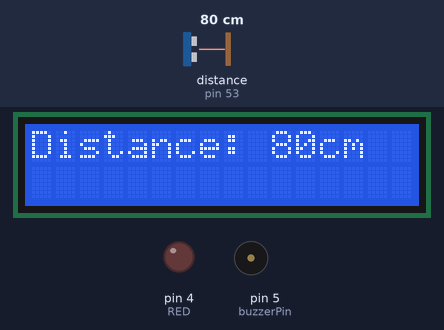
Bench run of a sketch on a simulated Arduino Mega 2560, built with avr-gcc and run on an emulated ATmega2560. On the bench: 16×2 character LCD, output pins drawn as LEDs (lit = HIGH), buzzer (waves = sounding). Dashed ring = blinking. The inputs (shaded band) are chosen by the test bench; at power-on: distance to the obstacle (sensor on pin 53) 80 cm. The echo pulse lasts 58.3 µs per cm.

Above: at 2.2 s.
2.3 s: distance to the obstacle (sensor on pin 53) set to 56 cm
At 3.8 s:
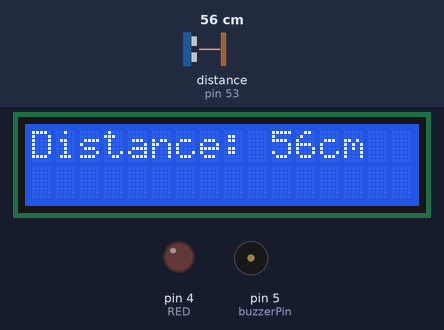
4.1 s: distance to the obstacle (sensor on pin 53) set to 46 cm
At 4.93 s:
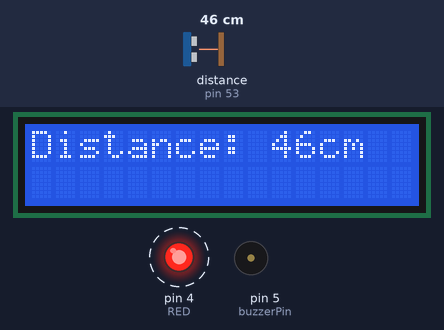
7.2 s: distance to the obstacle (sensor on pin 53) set to 2 cm
At 8.7 s:
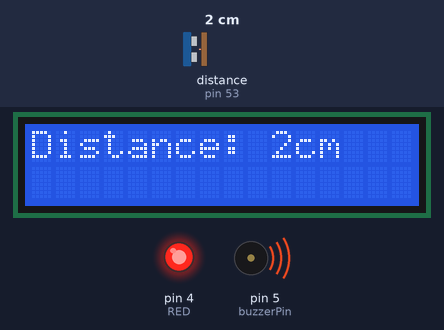
9.3 s: distance to the obstacle (sensor on pin 53) set to 18 cm
At 9.7 s:
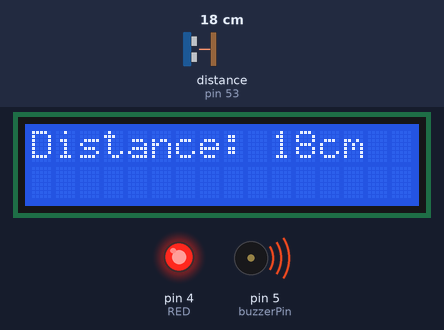
Timing chart, 0 to 12.3 s (numbered marks = the images above; inputs shaded):
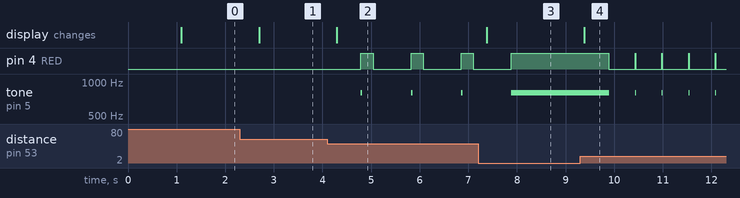

The sketch:

ReversingSensor.ino
```cpp
// Include header files
#include "SR04.h"
#include <LiquidCrystal.h>


// Define Pinsg
#define TRIG_PIN 53
#define ECHO_PIN 51
#define BLUE 3
#define GREEN 2
#define RED 4

SR04 sr04 = SR04(ECHO_PIN, TRIG_PIN);
LiquidCrystal lcd(7, 8, 9, 10, 11, 12);

String aString;
long a;
int redValue;
const int buzzerPin = 5;

// array containing the distances
// int distance[] = {50, 40, 30, 20, 10, 5};
// int numDistances = sizeof(distance) / sizeof(distance[0]);


void setup() {
  // LCD
  lcd.clear();
  lcd.begin(16, 2);
  delay(1000);

  // LED
  pinMode(RED, OUTPUT);

  // Buzzer
  pinMode (buzzerPin, OUTPUT) ;


}


void loop() {

  // Distance
  a = sr04.Distance();
  aString = String(a);
  int length = aString.length();

  // LCD
  lcd.setCursor(0, 0);
  lcd.print("Distance: ");
  lcd.setCursor(10, 0);
  lcd.print(a);
  lcd.setCursor(length + 10, 0);
  lcd.print("cm");
  lcd.print("    ");
  delay(500);


  if (a <= 50 && a > 40) {

    tone(buzzerPin, 800,30); //send tone

    digitalWrite(RED, HIGH);

    digitalWrite(RED, HIGH);
    delay(250);
    digitalWrite(RED, LOW);
    delay(250);
    noTone(buzzerPin);
  }
  if (a <= 40 && a > 30) {
    tone(buzzerPin, 800,30); //send tone

    digitalWrite(RED, HIGH);

    digitalWrite(RED, HIGH);
    delay(150);
    digitalWrite(RED, LOW);
    delay(150);
    noTone(buzzerPin);

  }
  if (a <= 30 && a > 20) {
    tone(buzzerPin, 800,30); //send tone

    digitalWrite(RED, HIGH);

    digitalWrite(RED, HIGH);
    delay(50);
    digitalWrite(RED, LOW);
    delay(50);
    noTone(buzzerPin);
  }
  if (a <= 20 && a > 15) {
    tone(buzzerPin, 800); //send tone

    digitalWrite(RED, HIGH);

    digitalWrite(RED, HIGH);
    delay(10);
    digitalWrite(RED, LOW);
    delay(10);
    noTone(buzzerPin);
  }
  if (a < 15) {
    while (a < 15) {
      tone(buzzerPin, 800); //send tone

      digitalWrite(RED, HIGH);
      a = sr04.Distance();
    }
  }
  else {
  digitalWrite(RED, LOW);
  noTone(buzzerPin);
  }
}
```

Measured:
- the behaviour switches between 51 and 50 cm on distance to the obstacle (sensor on pin 53) (found by bisection; images 1 and 2)
- after the input at 2.3 s, the display: changes after 0.40 s (image 1)
- after the input at 4.1 s, pin 4 (RED): alternates HIGH for 0.25 s and LOW for 0.78 s, starting after 0.69 s; tone on pin 5 (buzzerPin): alternates 800 Hz for 0.03 s and silent for 1.0 s, starting after 0.69 s; the display: changes after 0.19 s (image 2)
- after the input at 7.2 s, pin 4 (RED): goes on until 7.9 s, then stays HIGH; tone on pin 5 (buzzerPin): goes on until 7.9 s, then stays 800 Hz; the display: changes after 0.18 s (image 3)
- after the input at 9.3 s, pin 4 (RED): alternates HIGH for 0.01 s and LOW for 0.54 s, starting after 0.59 s; tone on pin 5 (buzzerPin): alternates 800 Hz for 0.02 s and silent for 0.53 s, starting after 0.60 s; the display: changes after 0.08 s (image 4)
